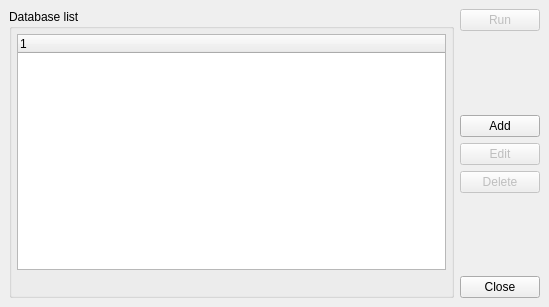
<?xml version="1.0" encoding="UTF-8"?>
<ui version="4.0">
 <class>StartUpDialog</class>
 <widget class="QDialog" name="StartUpDialog">
  <property name="geometry">
   <rect>
    <x>0</x>
    <y>0</y>
    <width>549</width>
    <height>307</height>
   </rect>
  </property>
  <property name="windowTitle">
   <string>Startup</string>
  </property>
  <property name="windowIcon">
   <iconset resource="../../../melampig.qrc">
    <normaloff>:/icons/user_gray.png</normaloff>:/icons/user_gray.png</iconset>
  </property>
  <layout class="QGridLayout">
   <property name="margin">
    <number>9</number>
   </property>
   <property name="spacing">
    <number>6</number>
   </property>
   <item row="5" column="1">
    <spacer>
     <property name="orientation">
      <enum>Qt::Vertical</enum>
     </property>
     <property name="sizeHint" stdset="0">
      <size>
       <width>20</width>
       <height>40</height>
      </size>
     </property>
    </spacer>
   </item>
   <item row="6" column="1">
    <widget class="QPushButton" name="closeButton">
     <property name="text">
      <string>Close</string>
     </property>
     <property name="icon">
   <iconset resource="../../../melampig.qrc">
       <normaloff>:/icons/cancel.png</normaloff>:/icons/cancel.png</iconset>
     </property>
     <property name="shortcut">
      <string>Esc</string>
     </property>
     <property name="autoDefault">
      <bool>false</bool>
     </property>
    </widget>
   </item>
   <item row="3" column="1">
    <widget class="QPushButton" name="editProject">
     <property name="enabled">
      <bool>false</bool>
     </property>
     <property name="text">
      <string>Edit</string>
     </property>
     <property name="icon">
   <iconset resource="../../../melampig.qrc">
       <normaloff>:/icons/page_edit.png</normaloff>:/icons/page_edit.png</iconset>
     </property>
     <property name="shortcut">
      <string>F2</string>
     </property>
     <property name="autoDefault">
      <bool>false</bool>
     </property>
    </widget>
   </item>
   <item row="0" column="1">
    <widget class="QPushButton" name="runMnager">
     <property name="enabled">
      <bool>false</bool>
     </property>
     <property name="text">
      <string>Run</string>
     </property>
     <property name="icon">
   <iconset resource="../../../melampig.qrc">
       <normaloff>:/start</normaloff>:/start</iconset>
     </property>
     <property name="autoDefault">
      <bool>false</bool>
     </property>
     <property name="default">
      <bool>true</bool>
     </property>
     <property name="flat">
      <bool>false</bool>
     </property>
    </widget>
   </item>
   <item row="1" column="1">
    <spacer>
     <property name="orientation">
      <enum>Qt::Vertical</enum>
     </property>
     <property name="sizeHint" stdset="0">
      <size>
       <width>20</width>
       <height>40</height>
      </size>
     </property>
    </spacer>
   </item>
   <item row="4" column="1">
    <widget class="QPushButton" name="deleteProject">
     <property name="enabled">
      <bool>false</bool>
     </property>
     <property name="text">
      <string>Delete</string>
     </property>
     <property name="icon">
   <iconset resource="../../../melampig.qrc">
       <normaloff>:/icons/page_delete.png</normaloff>:/icons/page_delete.png</iconset>
     </property>
     <property name="shortcut">
      <string>Del</string>
     </property>
     <property name="autoDefault">
      <bool>false</bool>
     </property>
    </widget>
   </item>
   <item row="2" column="1">
    <widget class="QPushButton" name="addProject">
     <property name="text">
      <string>Add</string>
     </property>
     <property name="icon">
   <iconset resource="../../../melampig.qrc">
       <normaloff>:/icons/page_add.png</normaloff>:/icons/page_add.png</iconset>
     </property>
     <property name="shortcut">
      <string>Ins</string>
     </property>
     <property name="autoDefault">
      <bool>false</bool>
     </property>
    </widget>
   </item>
   <item row="0" column="0" rowspan="7">
    <widget class="QGroupBox" name="groupBox">
     <property name="title">
      <string>Database list</string>
     </property>
     <layout class="QGridLayout">
      <property name="margin">
       <number>5</number>
      </property>
      <property name="spacing">
       <number>6</number>
      </property>
      <item row="1" column="0">
       <widget class="QLabel" name="dbInfo">
        <property name="text">
         <string/>
        </property>
       </widget>
      </item>
      <item row="0" column="0">
       <widget class="QTreeWidget" name="projectTree">
        <column>
         <property name="text">
          <string notr="true">1</string>
         </property>
        </column>
       </widget>
      </item>
     </layout>
    </widget>
   </item>
  </layout>
 </widget>
 <layoutdefault spacing="1" margin="1"/>
 <tabstops>
  <tabstop>projectTree</tabstop>
  <tabstop>runMnager</tabstop>
  <tabstop>addProject</tabstop>
  <tabstop>editProject</tabstop>
  <tabstop>deleteProject</tabstop>
  <tabstop>closeButton</tabstop>
 </tabstops>
 <resources>
  <include location="../../../melampig.qrc"/>
 </resources>
 <connections/>
</ui>
